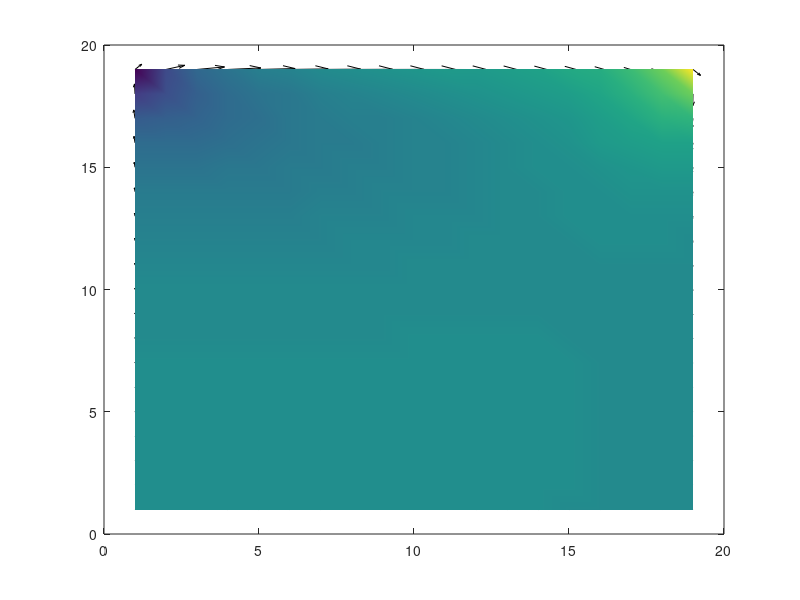

Source code (MATLAB):
function US_VelocityPressureField_2D_Cavity_FVM_SIMPLE
%Simulating the unsteady flow Velosity and Pressure field 2D equation  
...by the Finite Volume Method using SIMPLE algorithm (up-wind scheme)
...in a square plane in uniform grid. Fully implicit in time.
%    
% Governning equation : 
% 
% 
% The point are discritized as follow grid. e.g a 3*4 grid. Numbers are
% index of point
% 
%        4--8--12
%        |  |   | 
%        3--7--11
%        |  |  |
%     ^  2--6--10
%     |  |  |  |
%  u_y|  1--5--9
%        ----> u_x
%
% Pe_x=F_x/D_x=(rho*u_x*dy)/(k*dy/dx)=rho*u_x*dx/k 
... Only if Pe_x<2 the result is stable and accurate in x direction
% Pe_y=F_y/D_y=(rho*u_y*dx)/(k*dx/dy)=rho*u_y*dy/k
... Only if Pe_y<2 the result is stable and accurate in y direction
%     
% Modifications:
% 25-April-2014, WeiX, first edition 

close all
clear
%% -----------------------Setup Parameters---------------------------------
%  -----------------------Problem Parameters---------------------------
Lx=1;                   % length of x axis is 1m
Ly=1;                   % length of y axis is 1m
rho=10;                 % flow density
k=1;                    % ???????????

u_T=1;  v_T=0;            % Vertical & horizontal velocity of Top    lid                 
u_B=0;  v_B=0;            % Vertical & horizontal velocity of Bottom lid
u_L=0;  v_L=0;            % Vertical & horizontal velocity of Left   lid   
u_R=0;  v_R=0;            % Vertical & horizontal velocity of Right  lid   

t_end=10;          % total simulation time 
dt=0.1;               % time step

u_0=0;              % initial u field
v_0=0;
p_0=0; 

% -----------------------Solver Parameters---------------------------
Scale_grid_x=20;        % number of volumes on x direction
Scale_grid_y=20;        % number of volumes on y direction

%% --------------Initializing computational Parameters------------------
dx=Lx/(Scale_grid_x-1);
dy=Ly/(Scale_grid_y-1);

Num_x_p=Scale_grid_x-1;     %number of the matrix of pressure of x
Num_y_p=Scale_grid_y-1;     %number of the matrix of pressure of y

Num_x_u=Scale_grid_x;
Num_y_u=Scale_grid_y-1;

Num_x_v=Scale_grid_x-1;
Num_y_v=Scale_grid_y;

% Grid=zeros(Scale_grid_y*2-1,Scale_grid_x*2-1);
p=zeros(Num_x_p,Num_y_p);
u=zeros(Num_x_u,Num_y_u);
u(1,:)=u_L;
u(end,:)=u_R;
v=zeros(Num_x_v,Num_y_v);
v(:,1)=v_B;
v(:,end)=v_T;

%------------------------------
p_star=rand(Num_x_p,Num_y_p);
u_star=rand(Num_x_u,Num_y_u);
u_star(1,:)=u_L;
u_star(end,:)=u_R;
v_star=rand(Num_x_v,Num_y_v);
v_star(:,1)=v_B;
v_star(:,end)=v_T;

%------------------------------
p_star=ones(Num_x_p,Num_y_p)*p_0;
u_star=rand(Num_x_u,Num_y_u)*u_0;
u_star(1,:)=u_L;                    %B.C.
u_star(end,:)=u_R;                  %B.C.
v_star=rand(Num_x_v,Num_y_v)*v_0;
v_star(:,1)=v_B;
v_star(:,end)=v_T;


p_record=[];
u_record=[];
Index_frame=1;
for t=0:dt:t_end
    
    %% -----------------------F V M Solver-------------------------------------
    for i=1:1
    %% ---------------------Solving X-Momentum Equation------------------------
    A=zeros(Num_y_u*(Num_x_u-2));
    B=zeros(Num_y_u*(Num_x_u-2),1);
    a_P_u=zeros(Num_x_u,Num_y_u);
    u_P_index=0;
    for x= 2: Num_x_u-1
        for y= 1: Num_y_u

            u_P_index=u_P_index+1;            % point index 

            % Information Record not useful yet 
    %         u_location(1,Node_u_index)=dx*(x-1);             % u_location(1,:) is the X cooridnate of points
    %         u_location(2,Node_u_index)=dy*(1/2+(y-1));       % u_location(2,:) is the y cooridnate of points
    %         u_location(3,Node_u_index)=Node_u_index;         % u_location(3,:) is the index of points

            u_W_index=u_P_index-Num_y_u;                  % identify west  neighbour (in a retangular grid)
            u_E_index=u_P_index+Num_y_u;                  % identify east  neighbour (in a retangular grid)
            u_S_index=u_P_index-1;                        % identify south neighbour (in a retangular grid)
            u_N_index=u_P_index+1;                        % identify north neighbour (in a retangular grid)


            p_star_w=p_star(x-1,y);
            p_star_e=p_star(x,y);

            u_star_w=(u_star(x,y)+u_star(x-1,y))/2;
            u_star_e=(u_star(x,y)+u_star(x+1,y))/2;
            v_star_s=(v_star(x-1,y)+v_star(x,y))/2;
            v_star_n=(v_star(x-1,y+1)+v_star(x,y+1))/2;

            F_w= u_star_w*rho*dy;
            F_e= u_star_e*rho*dy;
            F_s= v_star_s*rho*dx;  
            F_n= v_star_n*rho*dx;  

            D_w= k*dy/dx;
            D_e= k*dy/dx;
            D_s= k*dx/dy;  
            D_n= k*dx/dy;       

            a_W=D_w+max([0, F_w]);                          % set default coefficients which is used for a inner node.
            a_E=D_e+max([0,-F_e]);
            a_S=D_s+max([0, F_s]);
            a_N=D_n+max([0,-F_n]);

    %         a_W=D_w+F_w/2;                          % set default coefficients which is used for a inner node.
    %         a_E=D_e-F_w/2;
    %         a_S=D_s+F_s/2;
    %         a_N=D_n-F_n/2;

            S_PW=0;
            S_PE=0;
            S_PS=0;
            S_PN=0;

                    % Identify the boundary points------------------------------------
            if x==2                     % point on the left (next to boundary)
    %           a_W=0;                  % set coefficient a_W zero
    %           S_PW=-2*D_w-F_w;        % sources form the west boundary 
                u_W_index=0;            % west neighbour is void 
            end          

            if x==Num_x_u-1     % point on the right
    %           a_E=0;
    %           S_PE=-2*D_e+F_e; 
                u_E_index=0;      
            end         

            if y==1                     % point on the bottom
                a_S=0;
                S_PS=-2*D_s-F_s;
                u_S_index=0;      
            end         

            if y==Num_y_u     % point on the top
                a_N=0;
                S_PN=-2*D_n+F_n;
                u_N_index=0;      
            end        
            
            a_P0=rho*dx*dy/dt;
            
            P_U=(p_star_w-p_star_e)*dy; 
            S_P=S_PW+S_PE+S_PS+S_PN;    
            S_U=-S_PW*u_L-S_PE*u_R-S_PS*u_B-S_PN*u_T;
            a_P=S_P-a_P0-a_W-a_E-a_S-a_N+F_w-F_e+F_s-F_n;

            A(u_P_index,u_P_index)=a_P;        % putting coefficients in matrix A
            if u_W_index~=0   A(u_P_index,u_W_index)=a_W;end
            if u_E_index~=0   A(u_P_index,u_E_index)=a_E;end
            if u_S_index~=0   A(u_P_index,u_S_index)=a_S;end
            if u_N_index~=0   A(u_P_index,u_N_index)=a_N;end

            B(u_P_index,1)=-S_U-P_U-a_P0*u_star(x,y);        % putting coefficients in matrix b
            a_P_u(x,y)=-a_P;                                       % save all the a_P information for later u-correction.


        end
    end

    u_temp=A\B;
    % u_temp=TDMAsolver(A,B);

    u_P_index=0;
    for x= 2: Num_x_u-1
        for y= 1: Num_y_u
            u_P_index=u_P_index+1;            % point index 
            u(x,y)=u_temp(u_P_index,1);       
        end
    end


    %% ---------------------Solving Y-Momentum Equation------------------------        
    A=zeros(Num_x_v*(Num_y_v-2));
    B=zeros(Num_x_v*(Num_y_v-2),1);
    a_P_v=zeros(Num_x_v,Num_y_v);
    v_P_index=0;

    for x= 1: Num_x_v
        for y= 2: Num_y_v-1

            v_P_index=v_P_index+1;                       % point index
            v_W_index=v_P_index-(Num_y_v-2);   % identify west  neighbour (in a retangular grid)
            v_E_index=v_P_index+(Num_y_v-2);   % identify east  neighbour (in a retangular grid)
            v_S_index=v_P_index-1;                       % identify south neighbour (in a retangular grid)
            v_N_index=v_P_index+1;                       % identify north neighbour (in a retangular grid)

            p_star_s=p_star(x,y-1);
            p_star_n=p_star(x,y);

            u_star_w=(u_star(x,y)+u_star(x,y-1))/2;
            u_star_e=(u_star(x+1,y)+u_star(x+1,y-1))/2;
            v_star_s=(v_star(x,y)+v_star(x,y-1))/2;
            v_star_n=(v_star(x,y)+v_star(x,y+1))/2;

            F_w= u_star_w*rho*dy;
            F_e= u_star_e*rho*dy;
            F_s= v_star_s*rho*dx;  
            F_n= v_star_n*rho*dx;  

            D_w= k*dy/dx;
            D_e= k*dy/dx;
            D_s= k*dx/dy;  
            D_n= k*dx/dy;       

            a_W=D_w+max([0, F_w]);                          % set default coefficients which is used for a inner node.
            a_E=D_e+max([0,-F_e]);
            a_S=D_s+max([0, F_s]);
            a_N=D_n+max([0,-F_n]);

    %         a_W=D_w+F_w/2;                          % set default coefficients which is used for a inner node.
    %         a_E=D_e-F_w/2;
    %         a_S=D_s+F_s/2;
    %         a_N=D_n-F_n/2;

            S_PW=0;
            S_PE=0;
            S_PS=0;
            S_PN=0;

            % Identify the boundary points------------------------------------
            if x==1                     % point on the left (next to boundary)
               a_W=0;                  % set coefficient a_W zero
               S_PW=-2*D_w-F_w;        % sources form the west boundary 
               v_W_index=0;         % west neighbour is void 
            end          

            if x==Num_x_v     % point on the right
               a_E=0;
               S_PE=-2*D_e+F_e; 
               v_E_index=0;      
            end         

            if y==2                     % point on the top
    %             a_N=0;
    %             S_PN=-2*D_n-F_n;
                v_S_index=0;      
            end         

            if y==Num_y_v-1     % point on the bottom
    %             a_S=0;
    %             S_PS=-2*D_s+F_s;
                v_N_index=0;      
            end       
            
            a_P0=rho*dx*dy/dt;
            
            % Assembly of the linear equation---------------------------------
            P_U=(p_star_s-p_star_n)*dx; 
            S_P=S_PW+S_PE+S_PS+S_PN;    
            S_U=-S_PW*v_L-S_PE*v_R-S_PS*v_B-S_PN*v_T;
            a_P=S_P-a_P0-a_W-a_E-a_S-a_N+F_w-F_e+F_s-F_n;

            A(v_P_index,v_P_index)=a_P;        % putting coefficients in matrix A
            if v_W_index~=0   A(v_P_index,v_W_index)=a_W;end
            if v_E_index~=0   A(v_P_index,v_E_index)=a_E;end
            if v_S_index~=0   A(v_P_index,v_S_index)=a_S;end
            if v_N_index~=0   A(v_P_index,v_N_index)=a_N;end

            B(v_P_index,1)=-S_U-P_U-a_P0*u_star(x,y);        % putting coefficients in matrix b

            a_P_v(x,y)=-a_P;

        end
    end

    v_temp=A\B;
    % v_temp=TDMAsolver(A,B);

    v_P_index=0;
    for x= 1: Num_x_v
        for y= 2: Num_y_v-1
            v_P_index=v_P_index+1;            % point index 
            v(x,y)=v_temp(v_P_index,1);       
        end
    end

    %% ----------------Update uv field-----------------------------------------
    u_star=u;
    v_star=v;

    %% ----------------Solving Pressure-Correction Equation--------------------

    A=zeros(Num_y_p*Num_x_p);
    B=zeros(Num_y_p*Num_x_p,1);
    p_P_index=0;
    for x= 1: Num_x_p
        for y= 1: Num_y_p    

            p_P_index=p_P_index+1;                   % point index
            p_W_index=p_P_index-Num_y_p;             % identify west  neighbour (in a retangular grid)
            p_E_index=p_P_index+Num_y_p;             % identify east  neighbour (in a retangular grid)
            p_S_index=p_P_index-1;                   % identify south neighbour (in a retangular grid)
            p_N_index=p_P_index+1;                   % identify north neighbour (in a retangular gridp


            d_w=dy/a_P_u(x,y);
            d_e=dy/a_P_u(x+1,y);
            d_s=dx/a_P_v(x,y);
            d_n=dx/a_P_v(x,y+1);

            a_W=rho*dy*d_w;                       
            a_E=rho*dy*d_e;
            a_S=rho*dx*d_s;
            a_N=rho*dx*d_n;

            u_star_w=u_star(x,y);
            u_star_e=u_star(x+1,y);
            v_star_s=v_star(x,y);
            v_star_n=v_star(x,y+1);

            b_W=rho*dy*u_star_w;
            b_E=rho*dy*u_star_e;
            b_S=rho*dx*v_star_s;
            b_N=rho*dx*v_star_n;

            if x==1
                a_W=0;
                b_W=0;
                p_W_index=0;
            end

            if x==Num_x_p
                a_E=0;
                b_E=0;
                p_E_index=0;
            end

            if y==1          
                a_S=0;
                b_S=0;
                p_S_index=0;
            end

            if y==Num_y_p
                a_N=0;
                b_N=0;
                p_N_index=0;
            end

            a_P=-a_W-a_E-a_S-a_N;
            b=b_W-b_E+b_S-b_N;


            A(p_P_index,p_P_index)=a_P;        % putting coefficients in matrix A
            if p_W_index~=0   A(p_P_index,p_W_index)=a_W;end
            if p_E_index~=0   A(p_P_index,p_E_index)=a_E;end
            if p_S_index~=0   A(p_P_index,p_S_index)=a_S;end
            if p_N_index~=0   A(p_P_index,p_N_index)=a_N;end

            B(p_P_index,1)=-b;                 % putting coefficients in matrix b

        end
    end

    % p_temp = bicg(A,B);                 %fail
    % p_temp = pcg(A,B);                 %fail
    % p_temp = lsqr(A,B);                 % work
    % p_temp = cgs(A,B);                %fail
    % p_temp = gmres(A,B);              %fail
    p_temp=TDMAsolver(A,B);           % work
    % p_temp=LESsolver(A,B,'BSOR');     %fail
    norm(A*p_temp-B)
    % p_temp = linsolve(A,B);           %fail

    % p_temp=A\B;
    % p_temp=inv(A)*B;
    % det(A)
    % p_correct=reshape(p_temp,[Grid.Info.Num_y_p,Grid.Info.Num_x_p]);

    p_correct=zeros(Num_x_p,Num_y_p);
    p_P_index=0;
    for x= 1: Num_x_p
        for y= 1: Num_y_p    
            p_P_index=p_P_index+1;

    %         if p_temp(p_P_index,1) < 0 p_temp(p_P_index,1)=0;end

            p_correct(x,y)=p_temp(p_P_index,1);

        end
    end

    %% ------------------Correct uvp fields------------------------------------
    Alpha_u=1;
    Alph1_v=1;
    Alph1_p=0.1;
    % ----------p field-------------------------------
    p_star=p_star+p_correct*Alph1_p;

    %check if the p filed is correct

    % %---method 1------------
    % minip=min(p_star(:));
    % p_star=p_star-minip*ones(Num_x_p,Num_y_p);

    %---method 2------------
    % for x= 1: Num_x_p
    %     for y= 1: Num_y_p    
    %      if p_star(x,y) < 0 p_star(x,y)=0;end
    %     end
    % end

    % ----------u field-------------------------------
    for x= 2: Num_x_u-1
        for y= 1: Num_y_u
            p_star_w=p_correct(x-1,y);
            p_star_e=p_correct(x,y);
            u_star(x,y)=u_star(x,y)+(p_star_w-p_star_e)*dy/a_P_u(x,y);     
        end
    end
    % ----------v field-------------------------------
    for x= 1: Num_x_v
        for y= 2: Num_y_v-1

            p_star_s=p_correct(x,y-1);
            p_star_n=p_correct(x,y);
            v_star(x,y)=v_star(x,y)+(p_star_s-p_star_n)*dx/a_P_v(x,y);     

        end
    end

    %% --------Convergence Check----------------------------------------------
    p_abs=sum(abs(p_star(:)));
    p_record=[p_record;p_abs];

    u_abs=sum(abs(u_star(:)));
    u_record=[u_record;u_abs];

    end

    %% ------------Visualization----------------------------------------------

     uplot(1:Num_x_p,1:Num_y_p)=0.5*(u(1:Num_x_u-1,1:Num_y_u)+u(2:Num_x_u,1:Num_y_u));
     vplot(1:Num_x_p,1:Num_y_p)=0.5*(v(1:Num_x_v,1:Num_y_v-1)+v(1:Num_x_v,2:Num_y_v));
    for x= 1:Num_x_p
        for y=1:Num_y_p
            corx(x,y)=x;
            cory(x,y)=y;
        end
    end
      
    figure(1);
    quiver(corx,cory,uplot,vplot,1,'k-');
    hold on
    pcolor(corx,cory,p_star),shading interp,
    hold off
    
%     figure(2)
%     pcolor(corx,cory,p_star),shading interp,
%     title('Pressure (Steady State)'),xlabel('x'),ylabel('y'),colorbar,axis([0,Lx,0,Ly]),axis equal;
%     hold on 
%     streamline(corx',cory',uplot',vplot',rand(20,1),rand(20,1),[0.1,1000]);
%     hold off
    
    
    F(Index_frame)=getframe;
    Index_frame=Index_frame+1;

    t
     
end

pause(1)
movie(F)

    



function X=TDMAsolver(A,b)

m=length(b);                 % m is the number of rows
X=zeros(m,1);
A(1,2)= A(1,2)  ./ A(1,1);    % Division by zero risk.
b(1)=  b(1)    ./ A(1,1);    % Division by zero would imply a singular matrix

for i=2:m-1
    temp=  A(i,i) - A(i,i-1) .* A(i-1,i);
    A(i,i+1)=  A(i,i+1)  ./ temp;
    b(i)= ( b(i) - A(i,i-1) .* b(i-1) )  ./ temp;
end 

i=m;
X(m)=(b(i) - A(i,i-1) .* b(i-1))  ./ (A(i,i) - A(i,i-1) .* A(i-1,i));

for i=m-1:-1:1
X(i)=  -A(i,i+1) .* X(i+1) + b(i);
end
end


end